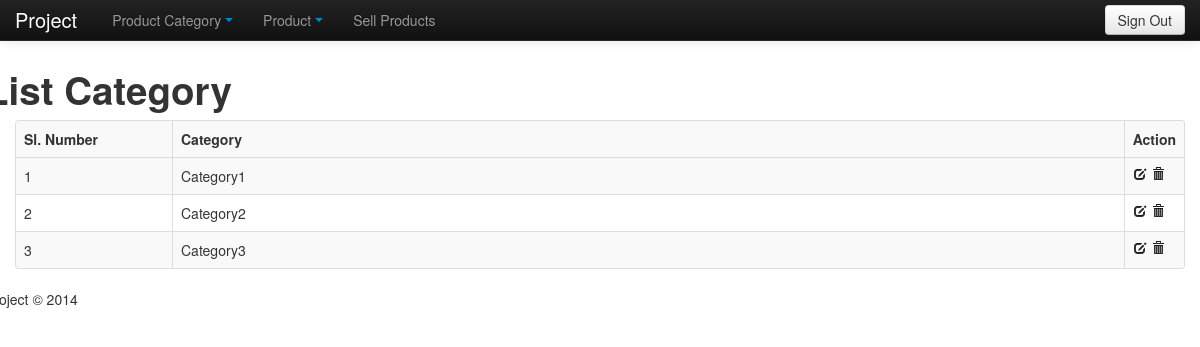
The app's page /list_category.php (signed in) with its own data.
### tables this page shows
CREATE TABLE IF NOT EXISTS `category` (
  `cat_id` int(11) NOT NULL AUTO_INCREMENT,
  `cat_title` varchar(300) NOT NULL,
  PRIMARY KEY (`cat_id`)
);

### list_category.php (the view, shortened to what this page needs)
<?php
if(empty($_SESSION['username123']))
{
  header("Location: index.php");
}
else
{
?>
<!DOCTYPE html>
<html lang="en">
  <head>
    <link href="css/bootstrap.css" rel="stylesheet">
    <link href="css/bootstrap-responsive.css" rel="stylesheet">
    <link rel="stylesheet" type="text/css" media="screen" href="css/bootstrap-datetimepicker.min.css" />
</head>
  <body>
    <div class="navbar navbar-inverse navbar-fixed-top">
      <div class="navbar-inner">
        <div class="container">
          <a class="brand" href="dashboard.php">Project</a>
          <?php include('menu.php');?>
        </div>
      </div>
    </div>
    <div class="container">
      <div class="row">
        <h1>List Category</h1>
                <form action="" method="post">
        <div class="span12">
            <table class="table table-bordered table-striped">
              <tr><th width="140">Sl. Number</th><th>Category</th><th width="40">Action</th><tr>
                <?php
                                    $query = "select * from  category";
                                    $res_port = mysql_query($query);
                                    if ($res_port) {
                                        $c=1;
                                       while ($row_port = mysql_fetch_array($res_port)) {
                                        $cat_title=$row_port['cat_title'];
                                        $cat_id=$row_port['cat_id'];
                                        echo '<tr >';
                                        echo '<td >'. $c . '</td>';
                                        echo '<td class=" ">'. $cat_title. '</td>';
                                        echo '<td class=" ">
                                        <a href="edit_category.php?id='.$cat_id.'"><i class="icon-edit"></i></a>
                                        <a href="delete_category.php?id='.$cat_id.'"><i class="icon-trash"></i></a></td>';
                                        echo '</tr>';
                                        $c++;
                                         }
                                       }
                                       ?>
            </table>
         </form>
      </div>
      <?php include('footer.php');?>
    </div>
  </body>
</html>
<?php
}
?>

### list_category.php (style rules this page uses)
body { padding-top: 60px; padding-bottom: 40px; }

### records on screen
category: cat_title "Category1"
category: cat_title "Category2"
category: cat_title "Category3"
